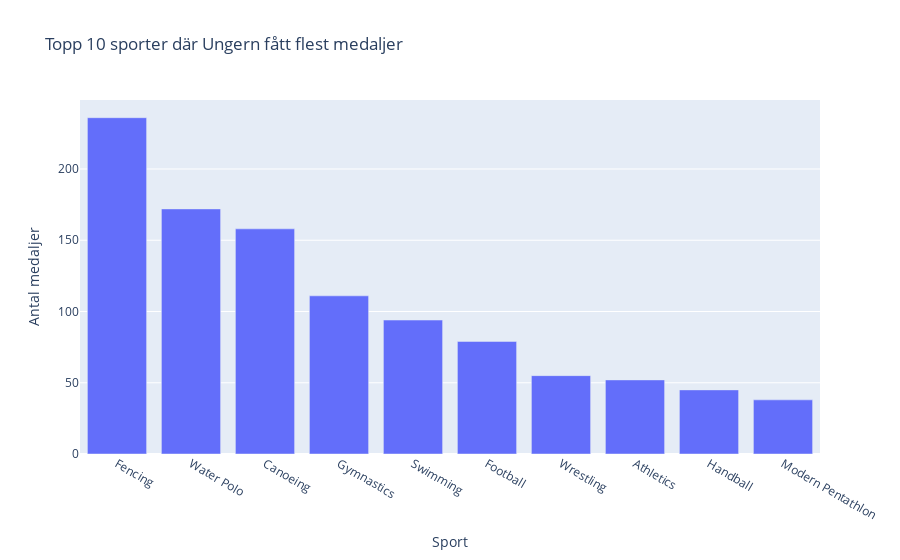

Write notebook code for a chart like this one.
### Code cell
medals = hungary[hungary["Medal"].notnull()]


total_medals_by_sport = medals.groupby("Sport").size().reset_index(name="Count")


top_sports = total_medals_by_sport.sort_values(by="Count", ascending=False).head(10)


fig = px.bar(
    top_sports,
    x="Sport",
    y="Count",
    title="Topp 10 sporter där Ungern fått flest medaljer",
    labels={"Sport": "Sport", "Count": "Antal medaljer"},
)

fig.show()

### Figure 1 — Plotly figure (JSON) as saved in the notebook; plotly's stock layout.template omitted (floating-point values rounded to 4 significant figures)
{"data": [{"alignmentgroup": "True", "hovertemplate": "Sport=%{x}<br>Antal medaljer=%{y}<extra></extra>", "legendgroup": "", "marker": {"color": "#636efa", "pattern": {"shape": ""}}, "name": "", "offsetgroup": "", "orientation": "v", "showlegend": false, "textposition": "auto", "type": "bar", "x": ["Fencing", "Water Polo", "Canoeing", "Gymnastics", "Swimming", "Football", "Wrestling", "Athletics", "Handball", "Modern Pentathlon"], "xaxis": "x", "y": [236, 172, 158, 111, 94, 79, 55, 52, 45, 38], "yaxis": "y"}], "layout": {"barmode": "relative", "legend": {"tracegroupgap": 0}, "title": {"text": "Topp 10 sporter där Ungern fått flest medaljer"}, "xaxis": {"anchor": "y", "domain": [0, 1], "title": {"text": "Sport"}}, "yaxis": {"anchor": "x", "domain": [0, 1], "title": {"text": "Antal medaljer"}}}}
